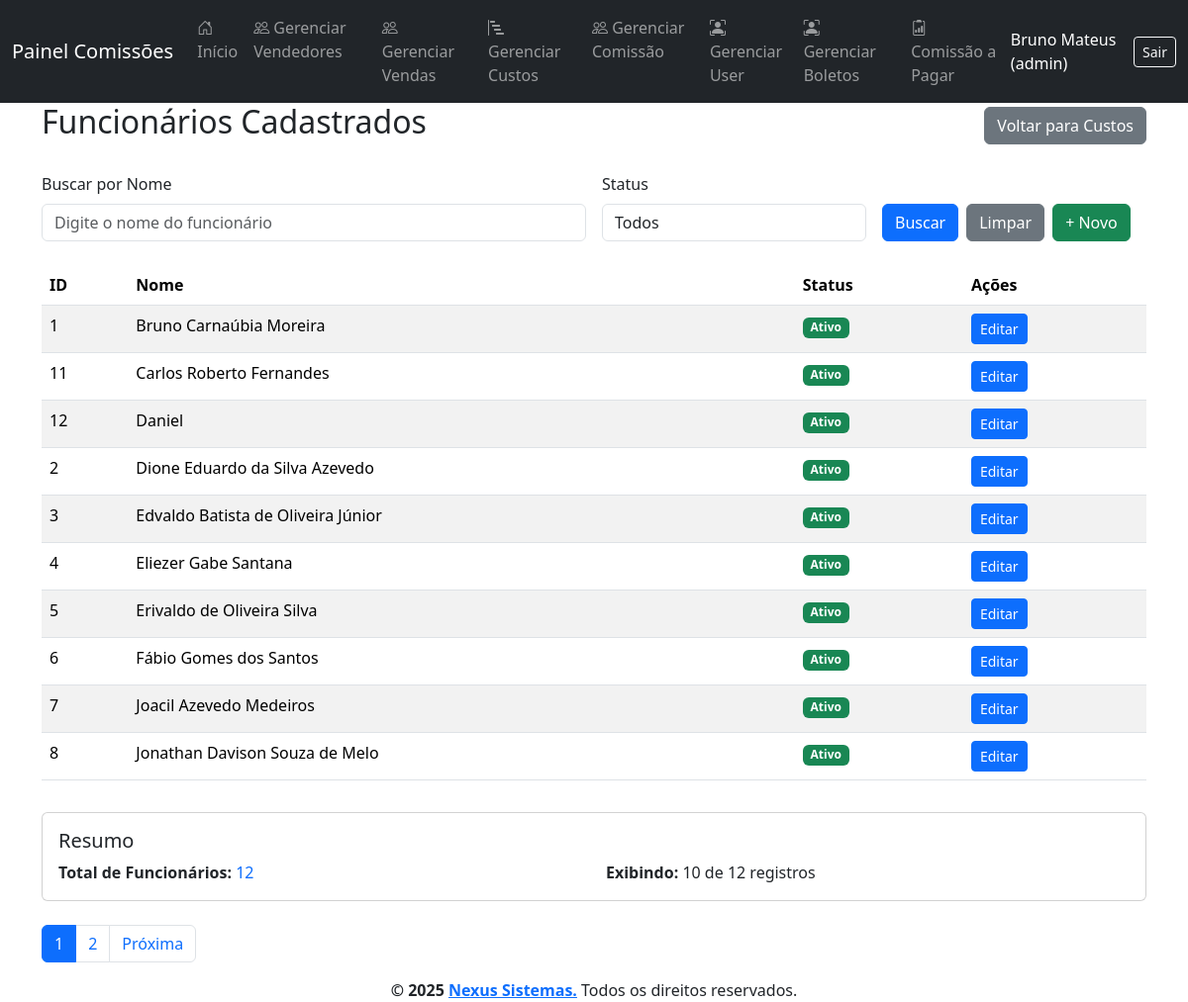
Screenshot of /pages/funcionarios_list.php (signed in) with the database file from the repository.
### tables this page shows
CREATE TABLE `funcionarios` (
  `id_funcionario` int(11) NOT NULL,
  `nome` varchar(255) NOT NULL,
  `status` tinyint(1) DEFAULT 1
);

### pages/funcionarios_list.php (the view, shortened to what this page needs)
<?php
require_once '../config/config.php';
$limite = 10;
$pagina = isset($_GET['pagina']) && is_numeric($_GET['pagina']) ? (int) $_GET['pagina'] : 1;
$offset = ($pagina - 1) * $limite;
$valores = [];
$sqlCount = "SELECT COUNT(*) FROM funcionarios";
$stmtCount = $pdo->prepare($sqlCount);
$stmtCount->execute($valores);
$total = $stmtCount->fetchColumn();
$totalPaginas = ceil($total / $limite);
$sql = "SELECT * FROM funcionarios";
$sql .= " ORDER BY nome LIMIT $limite OFFSET $offset";
$stmt = $pdo->prepare($sql);
$stmt->execute($valores);
$funcionarios = $stmt->fetchAll();
require_once '../views/header.php';
?>
<div class="container">
    <div class="d-flex justify-content-between align-items-center mb-4">
        <h2>Funcionários Cadastrados</h2>
        <a href="custos_list.php" class="btn btn-secondary">
            <i class="fas fa-arrow-left"></i> Voltar para Custos
        </a>
    </div>
    <form method="get" class="row g-3 mb-4">
        <div class="col-md-6">
            <label class="form-label">Buscar por Nome</label>
            <input type="text" name="busca_nome" class="form-control" value="<?= htmlspecialchars($_GET['busca_nome'] ?? '') ?>" placeholder="Digite o nome do funcionário">
        </div>
        <div class="col-md-3">
            <label class="form-label">Status</label>
            <select name="status" class="form-control">
                <option value="">Todos</option>
            </select>
        </div>
        <div class="col-md-3 d-flex align-items-end">
            <button type="submit" class="btn btn-primary me-2">Buscar</button>
            <a href="funcionarios_list.php" class="btn btn-secondary me-2">Limpar</a>
            <a href="funcionarios_form.php" class="btn btn-success">+ Novo</a>
        </div>
    </form>
    <?php if (count($funcionarios) === 0): ?>
        <div class="alert alert-warning">Nenhum funcionário encontrado.</div>
    <?php else: ?>
        <div class="table-responsive">
            <table class="table table-striped">
                <thead>
                    <tr>
                        <th>ID</th>
                        <th>Nome</th>
                        <th>Status</th>
                        <th>Ações</th>
                    </tr>
                </thead>
                <tbody>
                    <?php foreach ($funcionarios as $funcionario): ?>
                        <tr>
                            <td><?= $funcionario['id_funcionario'] ?></td>
                            <td><?= htmlspecialchars($funcionario['nome']) ?></td>
                            <td>
                                <?php if ($funcionario['status'] == 1): ?>
                                    <span class="badge bg-success">Ativo</span>
                                <?php else: ?>
                                    <span class="badge bg-danger">Inativo</span>
                                <?php endif; ?>
                            </td>
                            <td>
                                <a href="funcionarios_form.php?id=<?= $funcionario['id_funcionario'] ?>" class="btn btn-sm btn-primary">Editar</a>
                            </td>
                        </tr>
                    <?php endforeach; ?>
                </tbody>
            </table>
        </div>
        <div class="row mt-3">
            <div class="col-md-12">
                <div class="card">
                    <div class="card-body">
                        <h5 class="card-title">Resumo</h5>
                        <div class="row">
                            <div class="col-md-6">
                                <strong>Total de Funcionários:</strong>
                                <span class="text-primary"><?= $total ?></span>
                            </div>
                            <div class="col-md-6">
                                <strong>Exibindo:</strong>
                                <span><?= count($funcionarios) ?> de <?= $total ?> registros</span>
                            </div>
                        </div>
                    </div>
                </div>
            </div>
        </div>
        <?php if ($totalPaginas > 1): ?>
            <nav class="mt-4">
                <ul class="pagination">
                    <?php for ($i = 1; $i <= $totalPaginas; $i++): ?>
                        <li class="page-item <?= $i == $pagina ? 'active' : '' ?>">
                            <a class="page-link" href="?pagina=<?= $i ?><?= http_build_query(array_diff_key($_GET, ['pagina' => ''])) ? '&' . http_build_query(array_diff_key($_GET, ['pagina' => ''])) : '' ?>"><?= $i ?></a>
                        </li>
                    <?php endfor; ?>
                    <?php if ($pagina < $totalPaginas): ?>
                        <li class="page-item">
                            <a class="page-link" href="?pagina=<?= $pagina + 1 ?><?= http_build_query(array_diff_key($_GET, ['pagina' => ''])) ? '&' . http_build_query(array_diff_key($_GET, ['pagina' => ''])) : '' ?>">Próxima</a>
                        </li>
                    <?php endif; ?>
                </ul>
            </nav>
        <?php endif; ?>
    <?php endif; ?>
</div>
<?php require_once '../views/footer.php'; ?>

### rows the page displays
funcionarios: id_funcionario "1", nome "Bruno Carnaúbia Moreira", status "Ativo"
funcionarios: id_funcionario "11", nome "Carlos Roberto Fernandes", status "Ativo"
funcionarios: id_funcionario "12", nome "Daniel", status "Ativo"
funcionarios: id_funcionario "2", nome "Dione Eduardo da Silva Azevedo", status "Ativo"
funcionarios: id_funcionario "3", nome "Edvaldo Batista de Oliveira Júnior", status "Ativo"
funcionarios: id_funcionario "4", nome "Eliezer Gabe Santana", status "Ativo"
funcionarios: id_funcionario "5", nome "Erivaldo de Oliveira Silva", status "Ativo"
funcionarios: id_funcionario "6", nome "Fábio Gomes dos Santos", status "Ativo"
funcionarios: id_funcionario "7", nome "Joacil Azevedo Medeiros", status "Ativo"
funcionarios: id_funcionario "8", nome "Jonathan Davison Souza de Melo", status "Ativo"

### other values shown
$_SESSION['usuario_nome'] "Bruno Mateus"
$tipo_usuario "admin"
$total "12"
count($funcionarios) "10"
